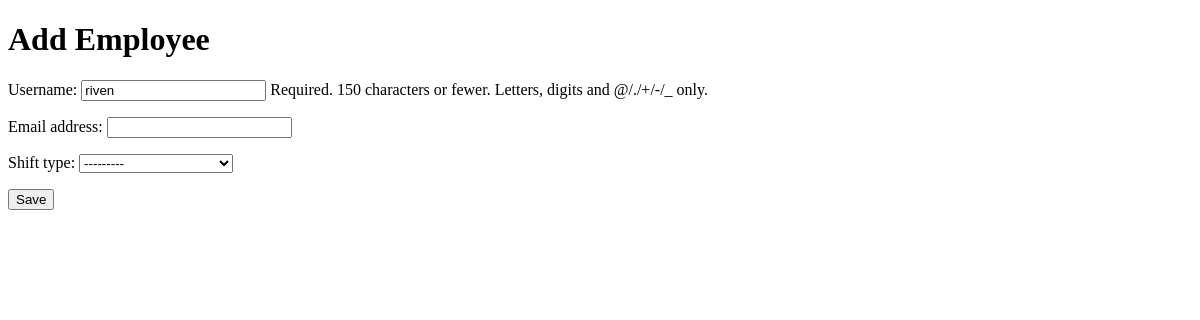
The page /employees/143/edit/ on the database as committed earlier.
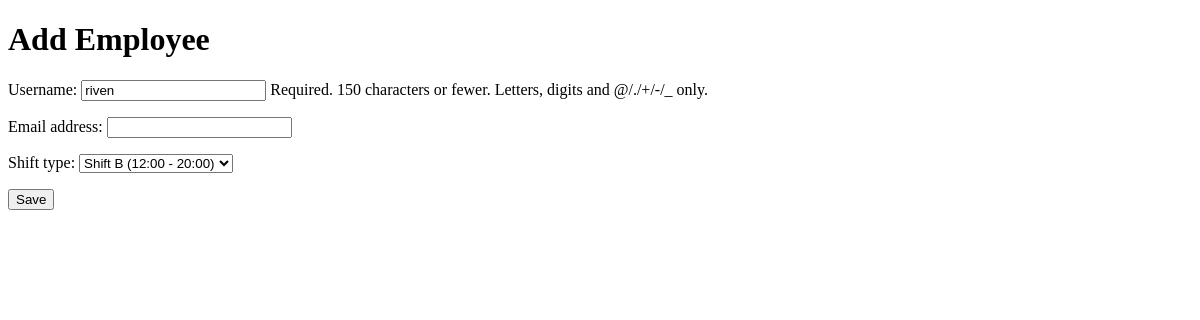
The same page on the database as committed later.
### employee/models.py (models this page shows, shortened)
class Shift(models.Model):
    SHIFT_CHOICES = (
        ('A', 'Shift A (04:00 - 12:00)'),
        ('B', 'Shift B (12:00 - 20:00)'),
        ('C', 'Shift C (20:00 - 04:00)'),
        ('D', 'Day Off'),
    )
    user = models.ForeignKey(User, on_delete=models.CASCADE, unique=True)
    shift_type = models.CharField(max_length=1, choices=SHIFT_CHOICES)
    start_time = models.TimeField(editable=False)
    end_time = models.TimeField(editable=False)

### recognition/views.py (the view)
# urls.py: path('employees/<int:id>/edit/', recog_views.employee_edit, name='employee_edit'),
def employee_edit(request, id=None):
    if id:
        employee = get_object_or_404(User, id=id)
        try:
            shift = Shift.objects.get(user=employee)
        except Shift.DoesNotExist:
            shift = None
    else:
        employee = User()
        shift = None
    if request.method == 'POST':
        user_form = EmployeeForm(request.POST, instance=employee)
        shift_form = ShiftEdit(request.POST, request.FILES, instance=shift)
        if user_form.is_valid() and shift_form.is_valid():
            saved_user = user_form.save(commit=False)
            saved_user.save()  # Explicitly save the user instance here
            saved_shift = shift_form.save(commit=False)
            saved_shift.user = saved_user  # Assign user to the shift
            saved_shift.save()  # Save the shift instance
            return redirect('employee_list')
    else:
        user_form = EmployeeForm(instance=employee)
        shift_data = {'user': employee} if shift is None else {}
        shift_form = ShiftEdit(instance=shift, initial=shift_data)
    return render(request, 'recognition/employee_form.html', {
        'user_form': user_form,
        'shift_form': shift_form
    })

### recognition/forms.py
class EmployeeForm(forms.ModelForm):
    class Meta:
        model = User
        fields = ['username', 'email']

class ShiftEdit(forms.ModelForm):
    class Meta:
        model = Shift
        fields = ['shift_type']

### recognition/templates/recognition/employee_form.html (shortened to what this page needs)
<!DOCTYPE html>
<html>
<head>
</head>
<body>
    <h1>{% if form.instance.pk %}Edit{% else %}Add{% endif %} Employee</h1>
    <form method="post">
        {{ user_form.as_p }}
        {{ shift_form.as_p }}
        <button type="submit">Save</button>
    </form>
</body>
</html>

Rows that differ between the two databases and show on the page:
added Shift: shift_type "Shift B (12:00 - 20:00)"
Other text that changed with them:
form field shift_type: "---------" → (not shown)
